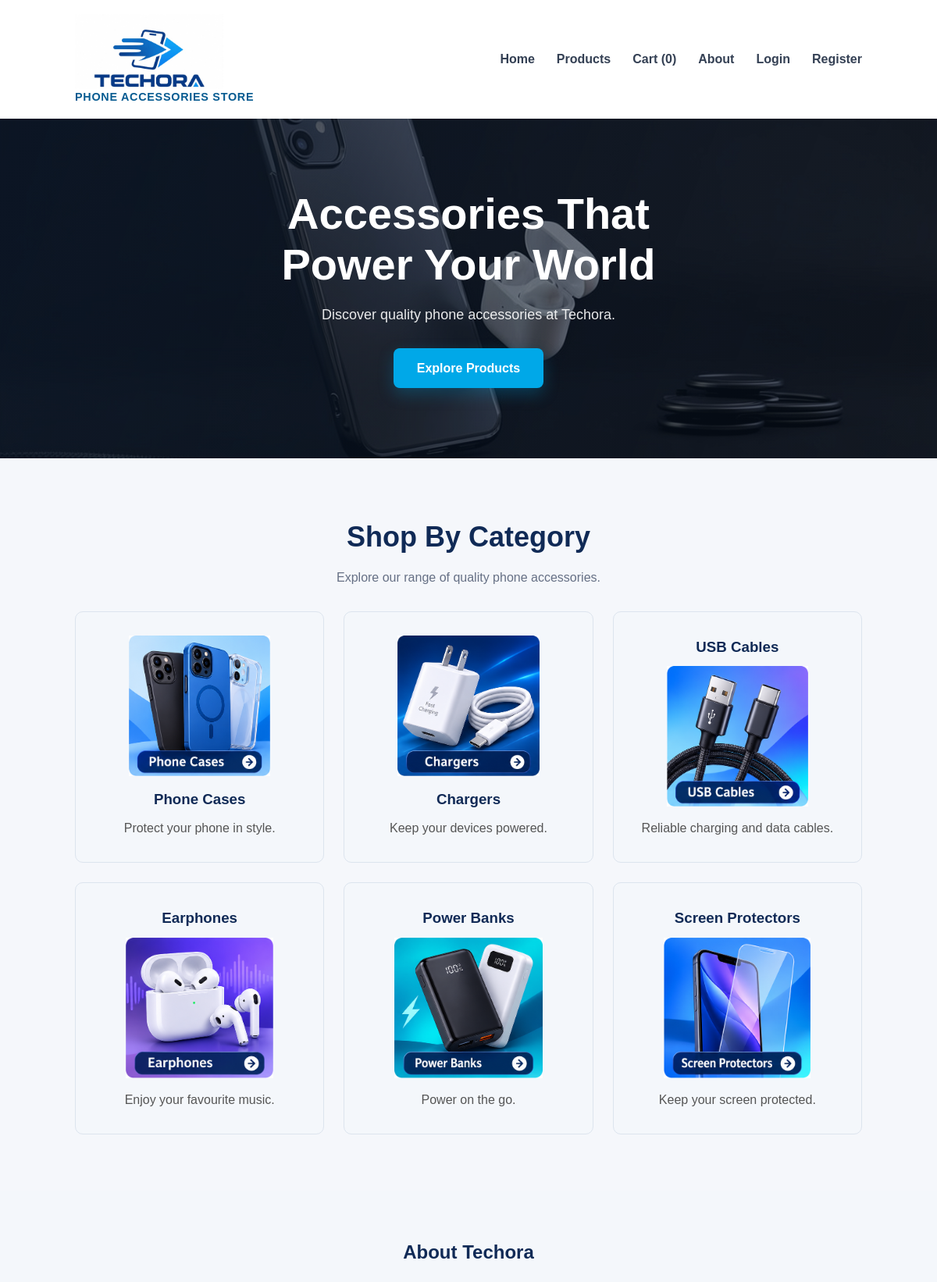
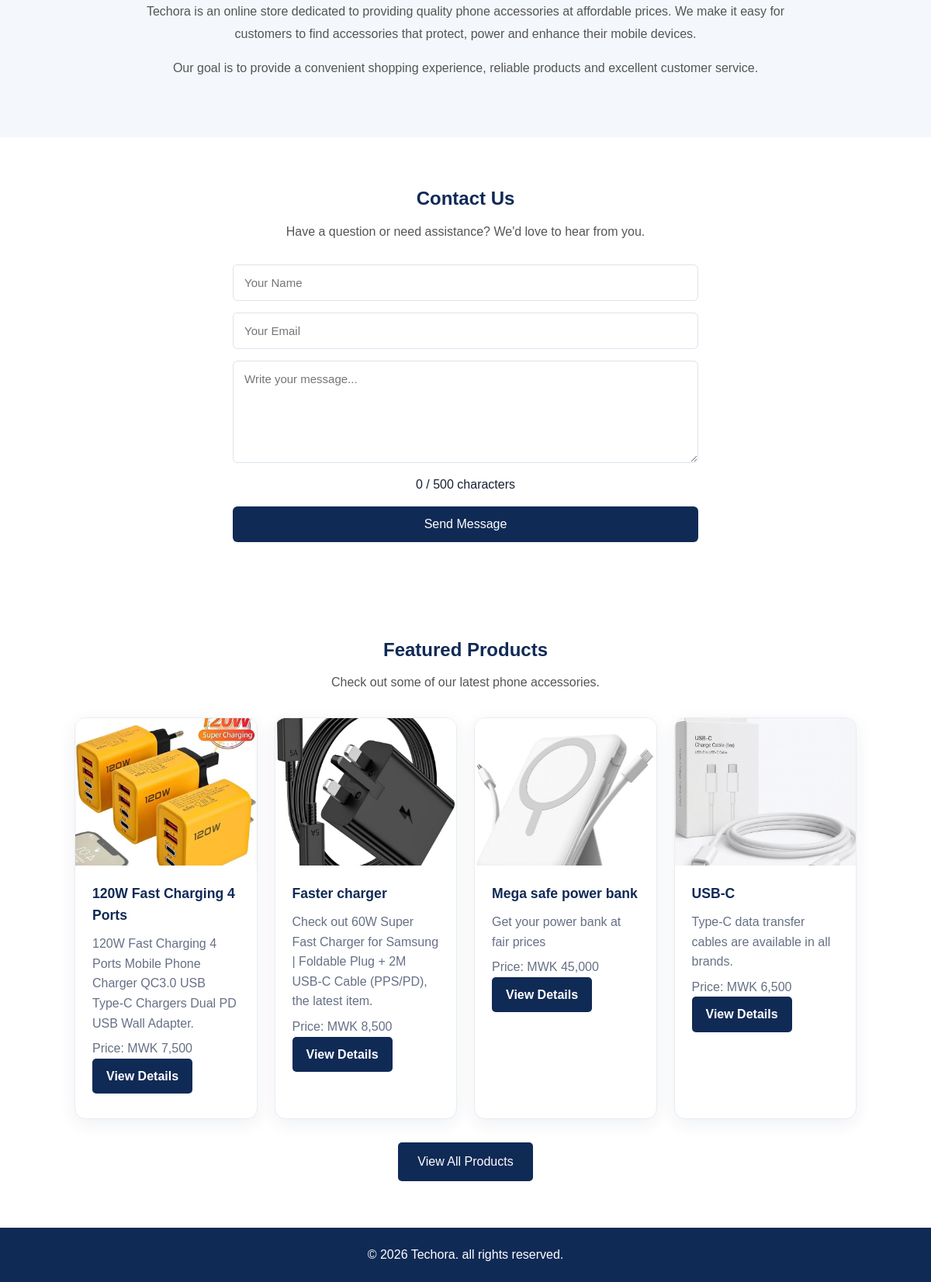
The page / on the database its author committed (2 pictures, top to bottom).
### tables this page shows
CREATE TABLE `products` (
  `id` int(11) NOT NULL,
  `name` varchar(150) NOT NULL,
  `description` text DEFAULT NULL,
  `price` decimal(10,2) NOT NULL,
  `category` varchar(255) DEFAULT NULL,
  `image` varchar(255) DEFAULT NULL,
  `stock` int(11) DEFAULT 0,
  `created_at` timestamp NOT NULL DEFAULT current_timestamp()
);

### index.php (the view, shortened to what this page needs)
<?php
require_once "config/db.php";
$sql = "SELECT id, name, description, price, category, image, stock
FROM products
ORDER BY created_at DESC
LIMIT 4";
$result = mysqli_query($conn, $sql);
?>
<!DOCTYPE html>
<html lang="en">
  <head>
    <link rel="stylesheet" href="assets/css/style.css">
  </head>
  <body>
  <header>
    <a href="index.php" class="logo">
      <span class="logo-mark">
        <img src="assets/images/techora-logo.jpg" alt="Techora logo" width="170" height="113">
      </span>
      <span class="logo-tagline">Phone Accessories Store</span>
    </a>
<nav>
    <a href="index.php">Home</a>
   <a href="products.php">Products</a>
<a href="cart.php">
    Cart (<span id="cartCount"><?php
        echo array_sum($_SESSION['cart'] ?? []);
    ?></span>)
</a>
    <a href="#about">About</a>
    <?php if (isset($_SESSION['user_id'])): ?>
        <span>
            Welcome, <?php echo htmlspecialchars($_SESSION['full_name']); ?>
        </span>
        <?php if ($_SESSION['role'] === 'admin'): ?>
    <a href="admin/dashboard.php">Admin Dashboard</a>
<?php endif; ?>
        <a href="my_orders.php">My Orders</a>
        <a href="logout.php">Logout</a>
    <?php else: ?>
        <a href="login.php">Login</a>
        <a href="register.php">Register</a>
    <?php endif; ?>
</nav>
  </header>
  <main>
    <section class="hero">
      <h1>Accessories That Power Your World</h1>
      <p>Discover quality phone accessories at Techora.</p>
      <a href="products.php" class="btn">Explore Products</a>
    </section>
   <section id="products" class="products">
    <h2>Shop By Category</h2>
    <p>Explore our range of quality phone accessories.</p>
    <div class="category-list">
        <a href="products.php?category=Phone%20Cases" class="category-card">
           <img src="assets/images/phone-cases.png" alt="Phone Cases">
            <h3>Phone Cases</h3>
            <p>Protect your phone in style.</p>
        </a>
        <a href="products.php?category=Chargers" class="category-card">
          <img src="assets/images/chargers.png" alt="Chargers">
            <h3>Chargers</h3>
            <p>Keep your devices powered.</p>
        </a>
        <a href="products.php?category=USB%20Cables" class="category-card">
            <h3>USB Cables</h3>
             <img src="assets/images/usb-cables.png" alt="USB Cables">
            <p>Reliable charging and data cables.</p>
        </a>
        <a href="products.php?category=Earphones" class="category-card">
            <h3>Earphones</h3>
            <img src="assets/images/earphones.png" alt="Earphones">
            <p>Enjoy your favourite music.</p>
        </a>
        <a href="products.php?category=Power%20Banks" class="category-card">
            <h3>Power Banks</h3>
            <img src="assets/images/power-banks.png" alt="Power Banks">
            <p>Power on the go.</p>
        </a>
        <a href="products.php?category=Screen%20Protectors" class="category-card">
            <h3>Screen Protectors</h3>
            <img src="assets/images/screen-protectors.png" alt="Screen Protectors">
            <p>Keep your screen protected.</p>
        </a>
    </div>
</section>
   <section id="about" class="about-section">
    <h2>About Techora</h2>
    <p>
        Techora is an online store dedicated to providing quality
        phone accessories at affordable prices. We make it easy
        for customers to find accessories that protect, power and
        enhance their mobile devices.
    </p>
    <p>
        Our goal is to provide a convenient shopping experience,
        reliable products and excellent customer service.
    </p>
</section>
<section id="contact" class="contact-section">
    <h2>Contact Us</h2>
    <p>Have a question or need assistance? We'd love to hear from you.</p>
    <form class="contact-form" method="POST" action="contact.php" id="contactForm">
        <input type="text" name="name" placeholder="Your Name" required>
        <input type="email" name="email" placeholder="Your Email" required>
     <textarea name="message" id="contactMessage" placeholder="Write your message..." rows="6" maxlength="500" required></textarea>
<p id="messageCounter">0 / 500 characters</p>
        <button type="submit">Send Message</button>
    </form>
</section>
    <section class="featured-products">
    <h2>Featured Products</h2>
    <p>Check out some of our latest phone accessories.</p>
    <div class="product-list">
        <?php if (mysqli_num_rows($result) > 0): ?>
            <?php while ($product = mysqli_fetch_assoc($result)): ?>
                <article class="product-card">
                    <?php if (!empty($product['image'])): ?>
                        <img
                            class="product-card-image"
                            src="<?php echo htmlspecialchars($product['image']); ?>"
                            alt="<?php echo htmlspecialchars($product['name']); ?>"
                        >
                    <?php endif; ?>
                    <div class="product-card-content">
                        <h3><?php echo htmlspecialchars($product['name']); ?></h3>
                        <p><?php echo htmlspecialchars($product['description']); ?></p>
                        <p>Price: MWK <?php echo number_format((float) $product['price']); ?></p>
                        <a href="product_details.php?id=<?php echo (int) $product['id']; ?>"
                           class="view-details-btn">
                            View Details
                        </a>
                    </div>
                </article>
            <?php endwhile; ?>
        <?php else: ?>
            <p>No featured products available yet.</p>
        <?php endif; ?>
    </div>
    <a href="products.php" class="view-all-products">
        View All Products
    </a>
</section>
  </main>
  <footer>
    <p>&copy; <?php echo date("Y"); ?> Techora. all rights reserved.</p>
  </footer>
  </body>
</html>

### rows shown on the page
products: image (picture), name "120W Fast Charging 4 Ports", description "120W Fast Charging 4 Ports Mobile Phone Charger QC3.0 USB Type-C Chargers Dual PD USB Wall Adapter.", price "7,500"
products: image (picture), name "Faster charger", description "Check out 60W Super Fast Charger for Samsung | Foldable Plug + 2M USB-C Cable (PPS/PD), the latest item.", price "8,500"
products: image (picture), name "Mega safe power bank", description "Get your power bank at fair prices", price "45,000"
products: image (picture), name "USB-C", description "Type-C data transfer cables are available in all brands.", price "6,500"

### other values the page prints
array_sum($_SESSION['cart'] ?? []) "0"
